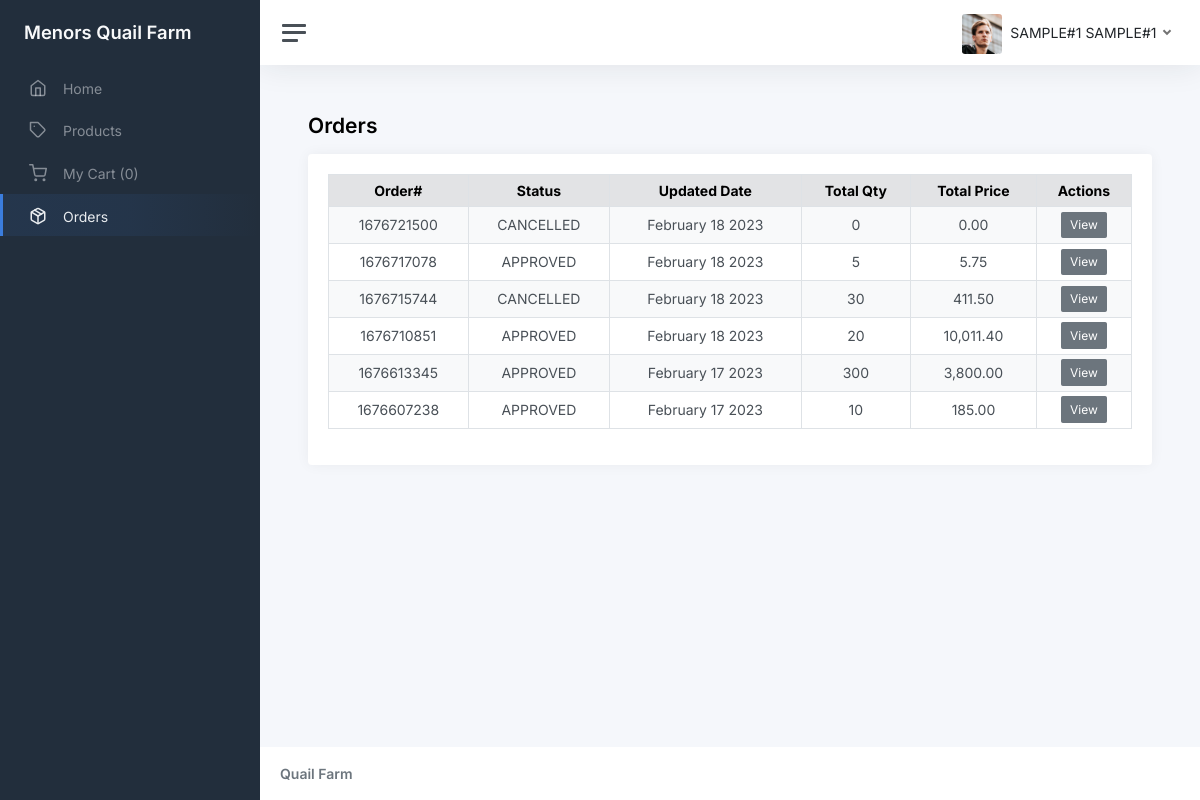
Page /customer/orders.php (signed in) on the committed database.
### tables this page shows
CREATE TABLE `tbl_transactions` (
  `id` int(11) NOT NULL AUTO_INCREMENT,
  `invoice_id` int(11) DEFAULT NULL,
  `price` decimal(15,2) DEFAULT NULL,
  `qty` int(11) DEFAULT NULL,
  `product_id` int(11) DEFAULT NULL,
  `buyer_id` int(11) DEFAULT NULL,
  `seller_id` int(11) DEFAULT NULL,
  `status_id` int(11) DEFAULT 1,
  `date_created` datetime DEFAULT current_timestamp(),
  `is_deleted` int(11) DEFAULT 0,
  `date_updated` datetime DEFAULT current_timestamp(),
  PRIMARY KEY (`id`)
);

CREATE TABLE `tbl_invoice` (
  `id` int(11) NOT NULL AUTO_INCREMENT,
  `invoice` varchar(45) DEFAULT NULL,
  `customer_id` int(11) DEFAULT NULL,
  `paid_status_id` int(10) unsigned DEFAULT 1,
  `date_created` datetime DEFAULT current_timestamp(),
  `status_id` int(11) DEFAULT NULL,
  `address` text DEFAULT NULL,
  `contact_no` varchar(45) DEFAULT NULL,
  `amount` varchar(45) DEFAULT NULL,
  `change` varchar(45) DEFAULT NULL,
  PRIMARY KEY (`id`)
);

CREATE TABLE `tbl_invoice_status` (
  `id` int(11) NOT NULL AUTO_INCREMENT,
  `status` varchar(45) DEFAULT NULL,
  PRIMARY KEY (`id`)
);

### functions.php (called while the page is built, shortened)
<?php
function get_list($sql)
{
    $result = mysqli_query($_SESSION['conn'], $sql);
    $temp = array();
    while ($row = $result->fetch_assoc()) {
        $temp[] = $row;
    }
    return $temp;
}

### customer/orders.php (the view, shortened to what this page needs)
<?php include_once('header.php') ?>
<main class="content">
  <div class="container-fluid p-0">
    <h1 class="h3 mb-3"><strong>Orders</strong></h1>
    <div class="row">
      <div class="col-12 col-lg-12">
        <div class="card">
          <div class="card-body">
            <table class="table table-sm table-striped table-hover table-bordered">
              <thead class="table-secondary">
                <tr>
                  <th scope="col" class="text-center">Order#</th>
                  <th scope="col" class="text-center">Status</th>
                  <th scope="col" class="text-center">Updated Date</th>
                  <th scope="col" class="text-center">Total Qty</th>
                  <th scope="col" class="text-center">Total Price</th>
                  <th scope="col" class="text-center">Actions</th>
                </tr>
              </thead>
              <tbody>
                <?php foreach (get_list("select i.paid_status_id,ps.name as `paid_status`,t.date_updated, s.id as `seller_id`, b.id as `buyer_id`, t.id,sum(IF(t.status_id in (2,3,4), t.price, 0)) as `total_price`,sum(IF(t.status_id in (2,3,4), t.qty, 0)) as qty,i.id as invoice_id,i.invoice,p.name,p.price,i.status_id,concat('',b.last_name,', ',b.first_name) as buyer_name ,concat(' ',s.last_name,', ',s.first_name) as seller_name,is.status as `status` FROM tbl_transactions t inner join tbl_invoice i on i.id = t.invoice_id inner join tbl_invoice_status `is` on `is`.id = i.status_id inner join tbl_product p on p.id = t.product_id inner join tbl_users_info b on b.id = t.buyer_id left join tbl_users_info s on s.id = t.seller_id inner join tbl_paid_status ps on ps.id = i.paid_status_id where t.status_id > 1 and t.is_deleted = 0 and t.buyer_id = '".$_SESSION['user']->id."' group by t.invoice_id order by t.invoice_id desc") as $res) { ?>
                  <tr>
                    <td class="text-center"><?php echo $res['invoice']; ?></td>
                    <td class="text-center"><?php echo $res['status']; ?></td>
                    <?php $tmp = date_create($res['date_updated']); ?>
                    <td class="text-center"><?php echo date_format($tmp, "F d Y") ?> </td>
                    <td class="text-center"><?php echo $res['qty']; ?></td>
                    <td class="text-center"><?php echo number_format($res['total_price'], 2); ?></td>
                    <td class="text-center">
                      <?php if ($res['status'] == 'PENDING') { ?>
                        <form method="post" onsubmit="return confirm('Are You Sure?')">
                          <input type="hidden" name="invoice_id" value="<?php echo $res['invoice_id']; ?>">
                          <input type="hidden" name="id" value="<?php echo $res['id']; ?>">
                          <input type="hidden" name="status" value="5">
                          <button type="submit" class="btn btn-sm btn-secondary" name="cancel"> Cancel</button>
                          <a href="order_view.php?id=<?php echo $res['invoice']; ?>" class="btn btn-sm btn-secondary"> View</a>
                        </form>
                        <?php }else{ ?>
                          <a href="order_view.php?id=<?php echo $res['invoice']; ?>" class="btn btn-sm btn-secondary"> View</a>
                          <?php } ?>
                    </td>
                  </tr>
                <?php } ?>
              </tbody>
            </table>
          </div>
        </div>
      </div>
    </div>
  </div>
</main>
<?php include_once('footer.php') ?>

### rows in the picture
tbl_transactions: invoice.invoice "1676721500", tbl_invoice_status.status "CANCELLED", date_updated "February 18 2023", qty "0", total_price "0.00"
tbl_transactions: invoice.invoice "1676717078", tbl_invoice_status.status "APPROVED", date_updated "February 18 2023", qty "5", total_price "5.75"
tbl_transactions: invoice.invoice "1676715744", tbl_invoice_status.status "CANCELLED", date_updated "February 18 2023", qty "30", total_price "411.50"
tbl_transactions: invoice.invoice "1676710851", tbl_invoice_status.status "APPROVED", date_updated "February 18 2023", qty "20", total_price "10,011.40"
tbl_transactions: invoice.invoice "1676613345", tbl_invoice_status.status "APPROVED", date_updated "February 17 2023", qty "300", total_price "3,800.00"
tbl_transactions: invoice.invoice "1676607238", tbl_invoice_status.status "APPROVED", date_updated "February 17 2023", qty "10", total_price "185.00"

### other values in the picture
$_SESSION['user']->first_name "SAMPLE#1"
$_SESSION['user']->last_name "SAMPLE#1"
